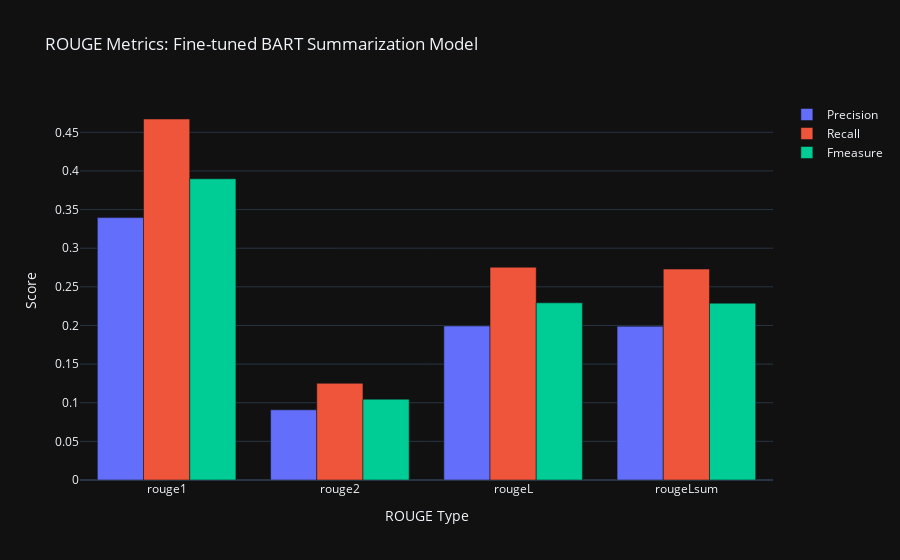

This figure's notebook cell:
### Code cell
metrics = ['precision', 'recall', 'fmeasure']

fig = go.Figure()

for metric in metrics:
    values = [results_dict[key][metric] for key in results_dict]
    fig.add_trace(go.Bar(x=list(results_dict.keys()), y=values, name=metric.capitalize()))

fig.update_layout(
    title='ROUGE Metrics: Fine-tuned BART Summarization Model',
    xaxis=dict(title='ROUGE Type'),
    yaxis=dict(title='Score'),
    barmode='group',
    template='plotly_dark'
)

fig.show()

### Figure 1 — Plotly figure (JSON) as saved in the notebook; plotly's stock layout.template omitted (floating-point values rounded to 4 significant figures)
{"data": [{"name": "Precision", "type": "bar", "x": ["rouge1", "rouge2", "rougeL", "rougeLsum"], "y": [0.3396, 0.09082, 0.1993, 0.1989]}, {"name": "Recall", "type": "bar", "x": ["rouge1", "rouge2", "rougeL", "rougeLsum"], "y": [0.4672, 0.1251, 0.2754, 0.273]}, {"name": "Fmeasure", "type": "bar", "x": ["rouge1", "rouge2", "rougeL", "rougeLsum"], "y": [0.3898, 0.1046, 0.2293, 0.2289]}], "layout": {"barmode": "group", "title": {"text": "ROUGE Metrics: Fine-tuned BART Summarization Model"}, "xaxis": {"title": {"text": "ROUGE Type"}}, "yaxis": {"title": {"text": "Score"}}}}
